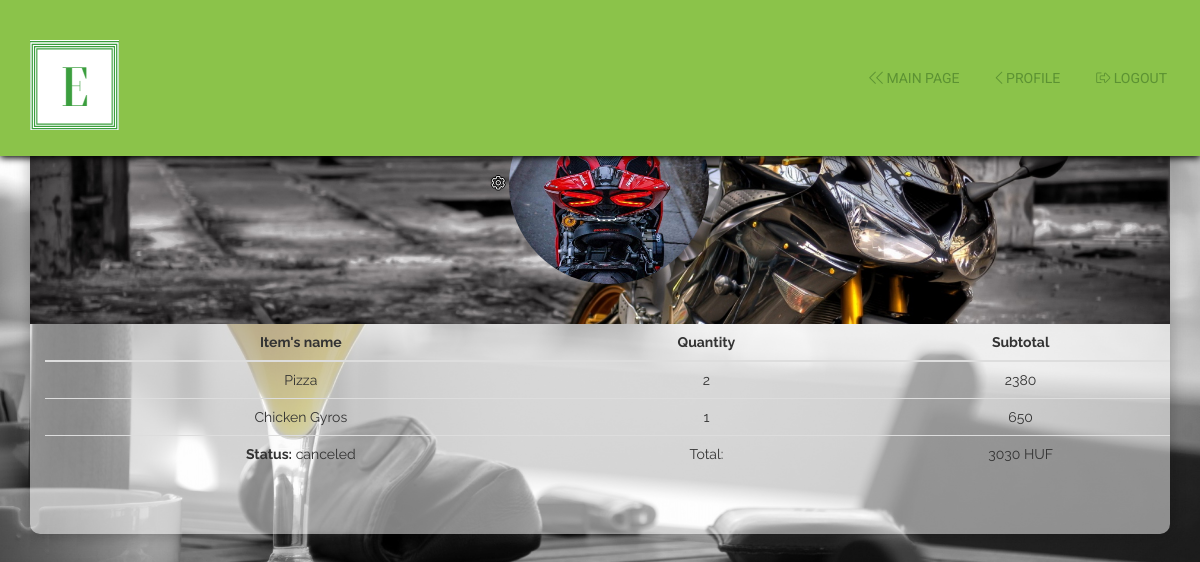
Screenshot of /php/order.php?order=2 (signed in) with the database file from the repository.
### tables this page shows
CREATE TABLE `users` (
  `id` int(11) NOT NULL,
  `username` varchar(128) NOT NULL,
  `email` varchar(128) NOT NULL,
  `password` varchar(255) NOT NULL,
  `Fullname` varchar(128) NOT NULL,
  `PhoneNo` varchar(16) NOT NULL,
  `profilepic` varchar(128) DEFAULT NULL,
  `coverpic` varchar(128) DEFAULT NULL,
  `role_id` int(11) NOT NULL
);

CREATE TABLE `cart` (
  `id` int(11) NOT NULL,
  `food_id` int(11) NOT NULL,
  `user_id` int(11) NOT NULL,
  `quantity` int(11) NOT NULL,
  `subtotal` int(11) NOT NULL,
  `status` varchar(16) NOT NULL
);

CREATE TABLE `foods` (
  `id` int(11) NOT NULL,
  `name` varchar(128) NOT NULL,
  `price` int(11) NOT NULL,
  `type` varchar(128) NOT NULL,
  `attr` varchar(255) NOT NULL,
  `imgpath` varchar(255) NOT NULL,
  `food_desc` text NOT NULL,
  `class` varchar(32) NOT NULL
);

CREATE TABLE `orders` (
  `id` int(11) NOT NULL,
  `items` text NOT NULL,
  `progress` varchar(16) NOT NULL,
  `user_id` int(11) NOT NULL,
  `total` int(11) NOT NULL,
  `ordered_at` datetime NOT NULL
);

### php/db.php (called while the page is built, shortened)
<?php
    class db{
        private static $host = "localhost:3306";
        private static $username = "root";
        private static $password = "";
        private static $database = "Restaurant";
        private static $coding = "utf8";
        private static $instance = null;
        private $connection = "";
        public function __construct(){
            $this->connection = mysqli_connect(self::$host,self::$username,self::$password);
            if(mysqli_connect_errno($this->connection)){
                die("Could not connect mysql database");
            }else{
                mysqli_select_db($this->connection,self::$database);
                mysqli_set_charset($this->connection,self::$coding);
            }
        }
        public static function get(){
            if(is_null(self::$instance)){
                self::$instance = new db;
            }
            return self::$instance;
        }
        public function query($queryString){
            $result = mysqli_query($this->connection, $queryString);
            return $result;
        }
        public function getArray($queryString){
            $rows = array();
            $result = $this->query($queryString);
            while ($row = mysqli_fetch_assoc($result)) {
                $rows[] = $row;
            }
            return $rows;
        }
        public function escape($string){
            return mysqli_real_escape_string($this->connection, $string);
        }
    }
?>

### php/order.php (the view, shortened to what this page needs)
<?php
require_once"db.php";
$db = db::get();
$order = $db->escape($_GET["order"]);
$selectUserRoleQuery = "SELECT role_id FROM users WHERE username ='".$_SESSION["username"]."'";
$selectUser = $db->getArray($selectUserRoleQuery);
  foreach ($selectUser as $user) {
    $roleid = $user["role_id"];
    }
?>
<!DOCTYPE html>
<html>
<head>
  <link rel="stylesheet" type="text/css" href="../fontawesome/css/all.css">
  <link rel="stylesheet" href="../css/bootstrap.min.css">
  <link rel="stylesheet" href="../css/main.css">
  <link rel="stylesheet" href="../css/sweetalert2.min.css">
  <link rel="stylesheet" href="../css/profile.css">
  <link rel="stylesheet" href="../css/foodform.css">
</head>
<body class="bg" data-spy="scroll" data-target="#template-navbar">
  <nav id="template-navbar" class="navbar navbar-default custom-navbar-default navbar-fixed-top">
    <div class="container">
      <div class="navbar-header">
        <a class="navbar-brand" href="#">
          <img id="logo" src="../images/Logo_main.png" class="logo img-responsive">
        </a>
      </div>
      <div class="collapse navbar-collapse" id="Food-fair-toggle">
        <ul class="nav navbar-nav navbar-right">
          <li><a href="../index.php"><i class="fal fa-chevron-left"></i><i class="fal fa-chevron-left"></i> Main Page</a></li>
          <?php if($roleid == 2): ?><li><a href="profile.php"><i class="fal fa-chevron-left"></i> Profile</a></li><?php endif; ?>
          <li><a href="logout.php" title="Log Out"><i class="fal fa-sign-out-alt"></i> Logout</a></li>
        </ul>
      </div>
    </div>
  </nav>
  <?php
      $selectOrderedItemsQuery = "SELECT * FROM orders WHERE id =".$order;
      $orders = $db->getArray($selectOrderedItemsQuery);
      foreach ($orders as $order) {
        $tmp = $order["items"];
        $total = $order["total"];
        $progress = $order["progress"];
      }
      $list = explode(",", $tmp);
      if ($roleid == 2) {
      $selectUserData = "SELECT profilepic, coverpic FROM users WHERE username ='".$_SESSION["username"]."'";
      $getUserData = $db->getArray($selectUserData);
      foreach ($getUserData as $user) {
        $cover = $user["coverpic"];
        $profile = $user["profilepic"];
      }
      }
   ?>
  <div class="container" style="margin-top: 7%">
    <div class="card card-custom bg-white border-white border-0 text-center" style="border-radius: 10px; background-color: rgba(255,255,255,.5);">
      <div class="card-custom-img" style="<?php if(!empty($cover)){echo "background-image: url('../images/Profiles/".$_SESSION['username']."/".$cover."');";}else{echo "background-image: url('../images/background.jpg');";} ?>">
       <?php if($roleid == 2): ?>
       <form action="ucover.php" method="POST" enctype="multipart/form-data">
        <Label class="input-custom-file mdl-button mdl-js-button mdl-button--raised mdl-js-ripple-effect" onclick="setTimeout($('#UploadCover').show('slow'), 1500)">
          <i class="fal fa-cog" title="Change Cover Picture" style="margin-top: 30%; text-shadow: -1px 0 black, 0 1px black, 1px 0 black, 0 -1px black; color: white;"></i>
        </Label>
        <img class="img-fluid" src="<?php if(!(empty($profile))){ echo '../images/profiles/'.$_SESSION['username'].'/'.$profile; } else{echo '../images/Logo_main.png';} ?>" />
      </form>
    <?php endif; ?>
    </div>
      <div class="container">
        <div class="card-body" style="display: block;">
          <?php if(count($orders) > 0): ?>
            <table class="table">
              <thead>
                <tr>
                  <th scope="col" class="text-center">Item's name</th>
                  <th scope="col" class="text-center">Quantity</th>
                  <th scope="col" class="text-center">Subtotal</th>
                </tr>
              </thead>
              <tbody>
                <?php
                for ($i=0; $i < count($list); $i++) :
                  $selectOrderedItemsQuery = "SELECT cart.food_id, cart.quantity, cart.subtotal, foods.name FROM cart LEFT JOIN foods ON cart.food_id = foods.id WHERE cart.id =".$list[$i];
                  $getOrderedElement = $db->getArray($selectOrderedItemsQuery);
                  ?>
                  <?php foreach ($getOrderedElement as $element) : ?>
                  <tr>
                    <td><?php echo $element["name"]; ?></td>
                    <td><?php echo $element["quantity"]; ?></td>
                    <td><?php echo $element["subtotal"]; ?></td>
                  </tr>
                <?php  endforeach; ?>
                <?php  endfor; ?>
                <tr>
                  <td>
                    <b>Status:</b> <?php echo $progress; ?>
                  </td>
                  <td>Total:</td>
                  <td><?php echo $total." HUF"; ?></td>
                </tr>
          </tbody>
          </table>
          <?php endif; ?>
        </div>
      </div>
    </body>
    </html>

### css/main.css (style rules this page uses)
body { font-family: 'Raleway', 'Open-Sans', sans-serif; overflow-x: hidden; font-size: 14px; }
.custom-navbar-default { background-color: #8bc34a; border: 0px; margin: 0px; border-radius: 0px; color: #5c9233; padding: 50px 0px; box-shadow: 0px 2px 7px #000; }
.navbar-default .navbar-nav>li>a { color: #5c9233; text-transform: uppercase; font-family: 'Roboto', sans-serif; font-weight: 400; margin: 0px 18px; padding: 18px 0px; font-size: 14px; text-align: center; }
.navbar-brand { margin-top: -25px; width: 205px; }
.navbar-default .navbar-collapse { border-color: #669D38; background-color: #8BC34A; }

### css/profile.css (style rules this page uses)
.bg { background-image: url("../images/bg.jpg"); background-repeat: no-repeat; background-size: cover; }
a { color: black; text-decoration: none; }

### css/foodform.css (style rules this page uses)
body { background-color: whitesmoke; }
.card-custom { overflow: hidden; min-height: 450px; box-shadow: 0 0 15px rgba(10, 10, 10, 0.3); }
.card-custom-img { height: 30vh; background-repeat: no-repeat; background-size: cover; background-position: center; border-color: inherit; }
.img-fluid { border-radius: 50%; width: 200px; height: 200px; }
.text-center { text-align: center; }

### rows the page displays
users: coverpic (picture), profilepic (picture)
cart: food.name "Pizza", quantity "2", subtotal "2380"
cart: food.name "Chicken Gyros", quantity "1", subtotal "650"
orders: progress "canceled", total "3030"
